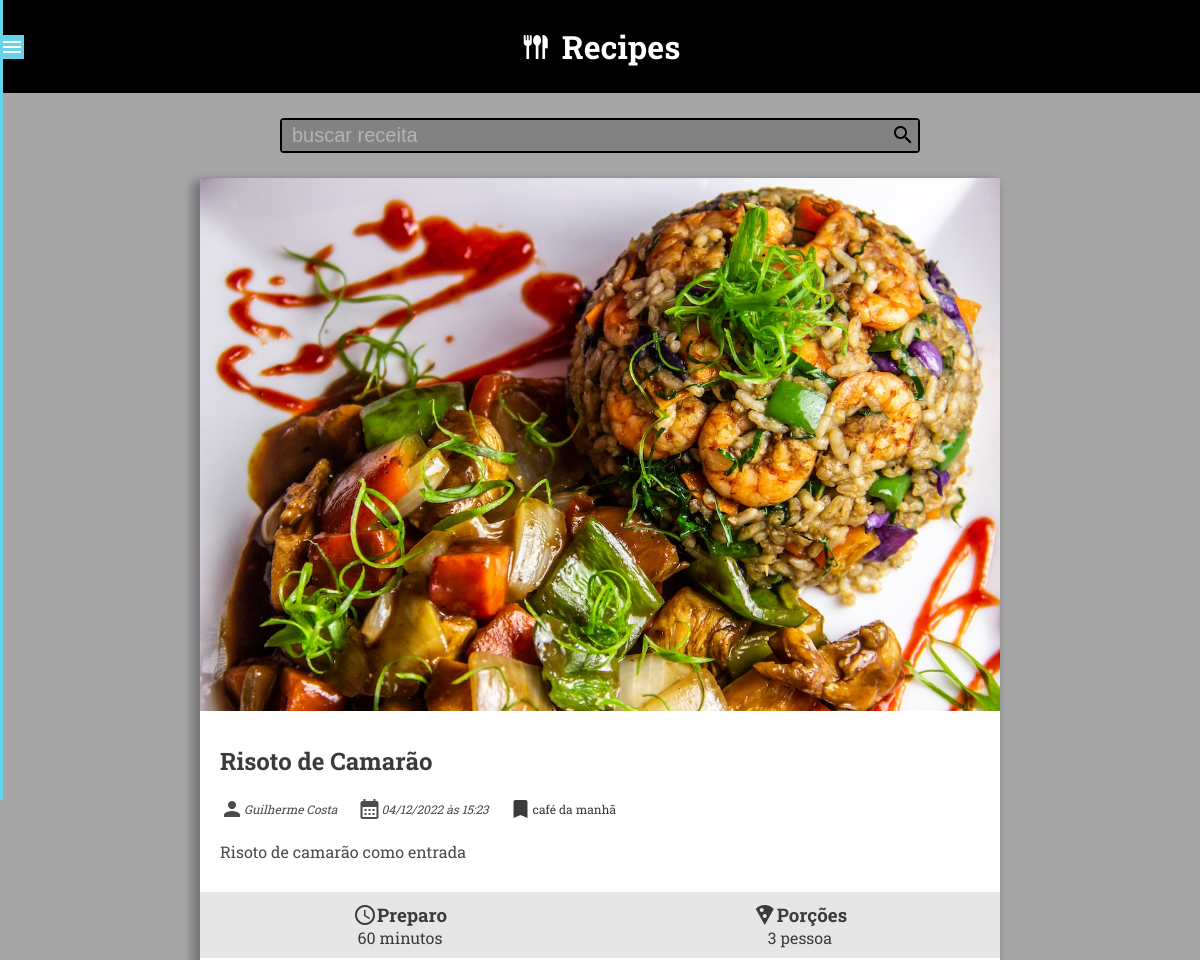
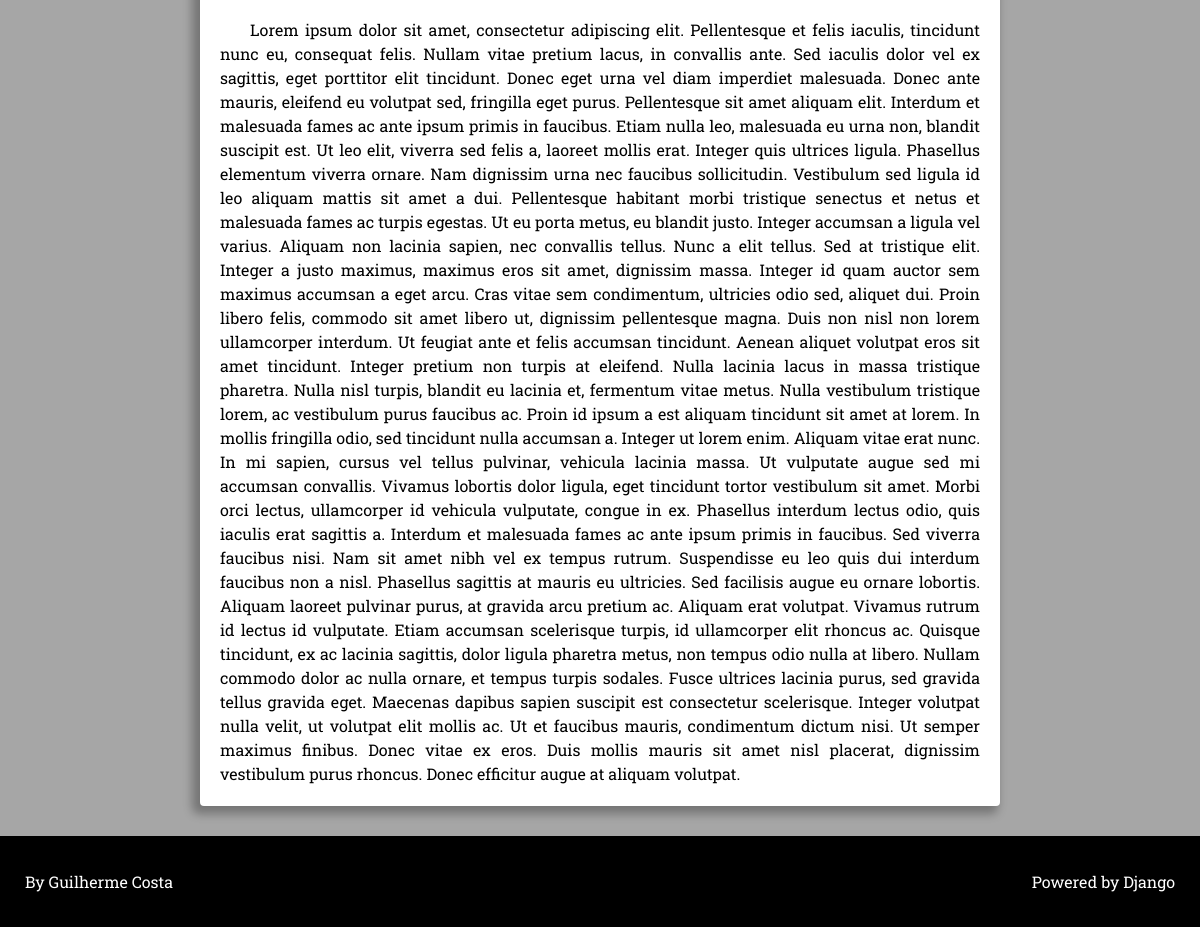
Screenshot of /recipe/33/ with the database file from the repository (2 pictures, top to bottom).
### recipes/models.py (models this page shows, shortened)
class Recipe(models.Model):
    title = models.CharField(max_length=65,)
    description = models.CharField(max_length=165,)
    slug = models.SlugField(max_length=65, unique=True)
    preparation_time = models.IntegerField()
    preparation_time_unit = models.CharField(max_length=165,)
    servings = models.IntegerField()
    servings_unit = models.CharField(max_length=65,)
    preparation_steps = models.TextField()
    preparation_steps_is_html = models.BooleanField(default=False)
    created_at = models.DateTimeField(auto_now_add=True)
    updated_at = models.DateTimeField(auto_now=True)
    is_published = models.BooleanField(default=False)
    cover = models.ImageField(upload_to='recipes/covers/%Y/%m/%d/',
                              blank=True,
                              default='',
                              )
    category = models.ForeignKey(Category,
                                 on_delete=models.SET_NULL,
                                 null=True,
                                 blank=True,
                                 default=None,
                                 )
    author = models.ForeignKey(User,
                               on_delete=models.SET_NULL,
                               null=True,
                               blank=True,
                               default=None,
                               )

class Category(models.Model):
    name = models.CharField(max_length=65,
                            verbose_name='Nome',
                            )

### recipes/views.py (the view)
# urls.py: path('recipe/<int:id>/', views.recipe, name='recipe'),
def recipe(request, id) -> render:
    recipe: list = get_object_or_404(Recipe,
                                     pk=id,
                                     is_published=True,
                                     )
    return render(request, 'recipes/pages/recipe-view.html', context={
        'recipe_details': True,
        'recipe_description': True,
        'title_recipe': f"{recipe.title}",
        'recipe': recipe,
    })

### recipes/templates/recipes/pages/recipe-view.html (shortened to what this page needs)
{% extends 'global/base.html' %}
{% block content %}
<div class="main-content main-content-list">
    {% include "recipes/partials/individual-recipe-view.html" %}
</div>
{% endblock content %}

### recipes/templates/recipes/partials/_details-recipe.html (shortened to what this page needs)
{% if recipe.cover %}
    <a href="{% url 'recipes:recipe' recipe.id %}">
        <img class="card-image" src="{{ recipe.cover.url }}" alt="temp image">
    </a>
{% endif %}
<section class="box-card-info">
    <a href="{% url 'recipes:recipe' recipe.id %}">
        <h2 class="card-title">{{ recipe.title }}</h2>
    </a>
    <div class="card-details">
        {% if recipe.author is not None %}
            <div>
                <span class="material-icons card-user-icon">person</span>
                {% if recipe.author.first_name %}
                    <span class="card-username">{{ recipe.author.first_name }} {{recipe.author.last_name}}</span>
                {% else %}
                    <span class="card-username">{{ recipe.author.username }}</span>
                {% endif %}
            </div>
        {% endif %}
        <div>
            <span class="material-icons card-calendar-icon">&#xebcc</span>
            <span class="card-date">{{ recipe.created_at|date:"d/m/Y" }} às {{ recipe.created_at|date:"H:i" }}</span>
        </div>
        {% if recipe.category.id %}
            <div>
                <a href="{% url 'recipes:category' recipe.category.id %}" class="flex-details">
                    <span class="material-icons">bookmark</span>
                    <span class="card-group">{{ recipe.category.name }}</span>
                </a>
            </div>
        {% endif %}
        <div class="prev-text-card">
            <p>{{ recipe.description }}</p>
        </div>
    </div>
</section>
<section class="box-card-preparation">
    <div class="card-time-preparation">
        <h3><span class="material-icons">&#xe8b5</span>Preparo</h3>
        <p>{{ recipe.preparation_time }} {{ recipe.preparation_time_unit }}</p>
    </div>
    <div class="card-portion">
        <h3><span class="material-icons">&#xe552</span>Porções</h3>
        <p>{{ recipe.servings }} {{ recipe.servings_unit }}</p>
    </div>
</section>
{% if recipe_description %}
    <div class="card-preparation-steps">
        {% if recipe.preparation_steps_is_html %}
            {{ recipe.preparation_steps|safe }}
        {% else %}
            {{ recipe.preparation_steps }}
        {% endif %}
    </div>
{% endif %}

### recipes/static/recipes/css/style.css (style rules this page uses)
:root { --default-font: 'Roboto Slab', serif; --bg-header-footer: black; --text-header-footer: white; --bg-menu: #65D4EB; --bg-content: #A6A6A6; --bg-input-search: #828282; --bg-card-details: #E6E6E6; --text-white: white; --text-card: #3b3b3b; --text-card-details: #4b4b4b; }
* { margin: 0; padding: 0; box-sizing: border-box; }
html { height: 100%; }
body { font-family: var(--default-font); background-color: var(--bg-content); height: 100%; display: flex; flex-direction: column; justify-content: space-between; }
.main-content { padding: 0 2%; display: flex; flex-flow: row wrap; justify-content: center; align-items: flex-start; gap: 20px; }
.card-preparation-steps { padding: 20px; line-height: 1.5; text-align: justify; text-indent: 30px; }
.card-image { width: 100%; }
.box-card-info { padding: 30px 20px; }
.box-card-info a { text-decoration: none; font-style: normal; color: var(--text-card); }
.card-title { padding-bottom: 20px; }
.card-details { font-size: 12px; font-style: italic; color: var(--text-card-details); display: flex; justify-content: flex-start; align-items: center; flex-flow: wrap; }
.card-details > .prev-text-card { width: 100%; margin-top: 20px; font-size: 16px; font-style: normal; }
.card-details > div { display: flex; align-items: center; margin-right: 20px; }
.flex-details { display: flex; align-items: center; }
.card-group { cursor: pointer; }
.box-card-preparation { display: flex; justify-content: space-around; align-items: center; flex-wrap: wrap; background-color: var(--bg-card-details); padding: 10px 0; }
.box-card-preparation div { text-align: center; color: var(--text-card); }
.box-card-preparation h3 { display: flex; align-items: center; }

### rows the page displays
Recipe: cover (picture), title "Risoto de Camarão", author.first_name "Guilherme", author.last_name "Costa", created_at "04/12/2022", created_at "15:23", category.name "café da manhã", description "Risoto de camarão como entrada", preparation_time "60", preparation_time_unit "minutos", servings "3", servings_unit "pessoa", preparation_steps "Lorem ipsum dolor sit amet, consectetur adipiscing elit. Pellentesque et felis iaculis, tincidunt nunc eu, consequat felis. Nullam vitae pretium lacus, in convallis ante. Sed iaculis dolor vel ex sagittis, eget porttitor elit tincidunt. Donec eget urna vel diam imperdiet malesuada. Donec ante mauris, eleifend eu volutpat sed, fringilla eget purus. Pellentesque sit amet aliquam elit. Interdum et malesuada fames ac ante ipsum primis in faucibus. Etiam nulla leo, malesuada eu urna non, blandit suscipit est. Ut leo elit, viverra sed felis a, laoreet mollis erat. Integer quis ultrices ligula. Phasellus elementum viverra ornare. Nam dignissim urna nec faucibus sollicitudin. Vestibulum sed ligula…"
